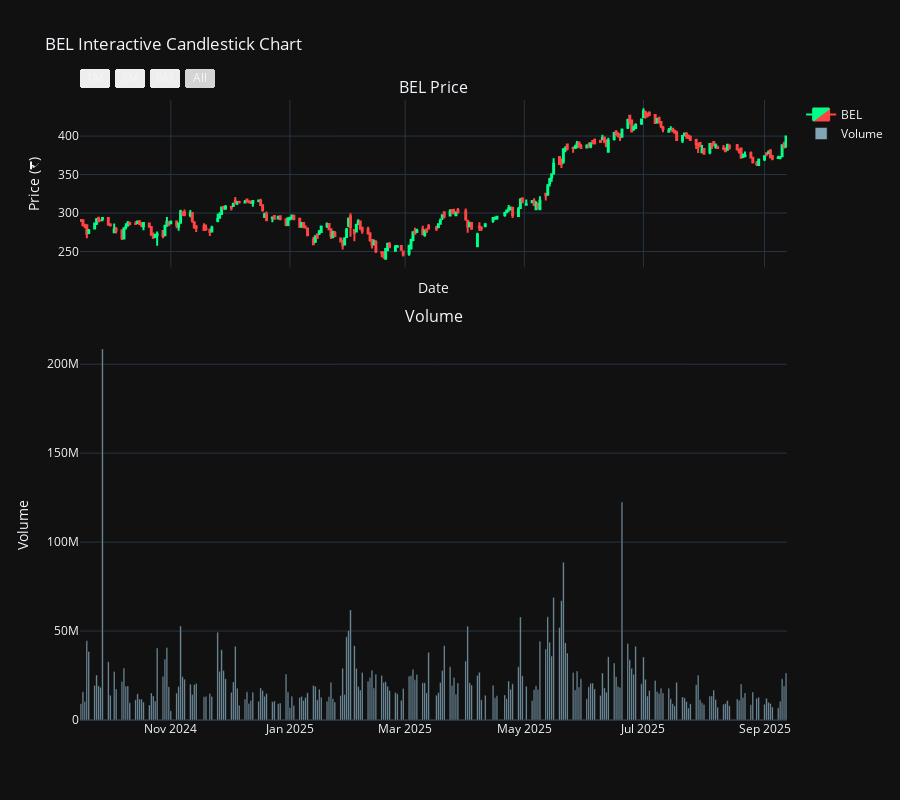

Source (notebook cell):
### Code cell
# Create and show the chart
fig = create_interactive_candlestick()
fig.show()

### Figure 1 — Plotly figure (JSON) as saved in the notebook; plotly's stock layout.template omitted (floating-point values rounded to 4 significant figures; data arrays with more than 128 entries replaced by an {"elided": "..."} marker saying what was removed)
{"data": [{"close": {"elided": "248 float values"}, "decreasing": {"fillcolor": "#ff4444", "line": {"color": "#ff4444"}}, "high": {"elided": "248 float values"}, "increasing": {"fillcolor": "#00ff88", "line": {"color": "#00ff88"}}, "low": {"elided": "248 float values"}, "name": "BEL", "open": {"elided": "248 float values"}, "type": "candlestick", "x": {"elided": "248 str values"}, "xaxis": "x", "yaxis": "y"}, {"marker": {"color": "rgba(158,202,225,0.8)"}, "name": "Volume", "type": "bar", "x": {"elided": "248 str values"}, "xaxis": "x2", "y": {"elided": "248 float values"}, "yaxis": "y2"}], "layout": {"annotations": [{"font": {"size": 16}, "showarrow": false, "text": "BEL Price", "x": 0.5, "xanchor": "center", "xref": "paper", "y": 1, "yanchor": "bottom", "yref": "paper"}, {"font": {"size": 16}, "showarrow": false, "text": "Volume", "x": 0.5, "xanchor": "center", "xref": "paper", "y": 0.63, "yanchor": "bottom", "yref": "paper"}], "height": 800, "showlegend": true, "title": {"text": "BEL Interactive Candlestick Chart"}, "xaxis": {"anchor": "y", "domain": [0, 1], "matches": "x2", "rangeselector": {"buttons": [{"count": 1, "label": "1M", "step": "month", "stepmode": "backward"}, {"count": 3, "label": "3M", "step": "month", "stepmode": "backward"}, {"count": 6, "label": "6M", "step": "month", "stepmode": "backward"}, {"label": "All", "step": "all"}]}, "rangeslider": {"visible": false}, "showticklabels": false, "title": {"text": "Date"}, "type": "date"}, "xaxis2": {"anchor": "y2", "domain": [0, 1]}, "yaxis": {"anchor": "x", "domain": [0.73, 1], "title": {"text": "Price (₹)"}}, "yaxis2": {"anchor": "x2", "domain": [0, 0.63], "title": {"text": "Volume"}}}}
